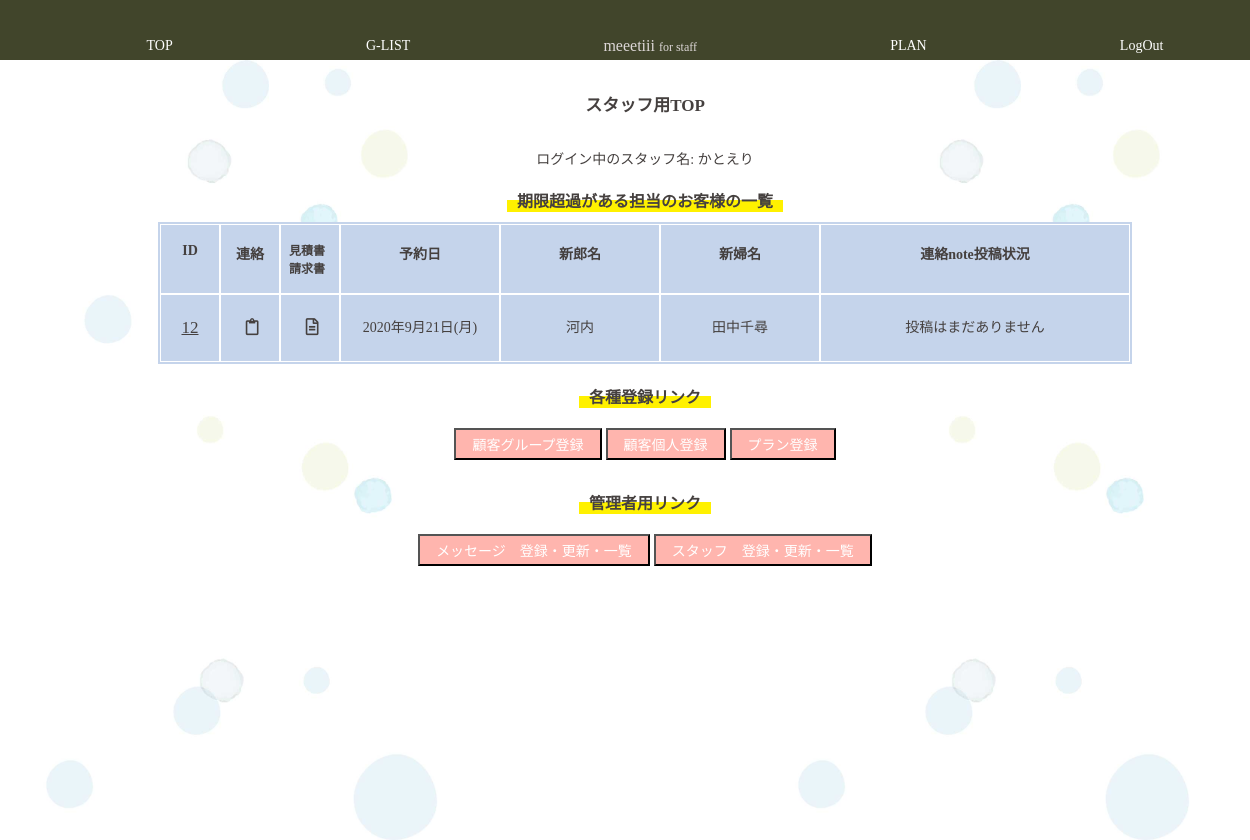
/staff/staff_top.php (signed in), run on the app's committed database.
### tables this page shows
CREATE TABLE `customers` (
  `c_id` varchar(32) NOT NULL,
  `c_group_id` int(11) NOT NULL,
  `c_name` varchar(32) NOT NULL,
  `c_pass` varchar(64) NOT NULL,
  `c_mail` varchar(64) NOT NULL,
  `c_tell` varchar(11) NOT NULL,
  `c_zip` char(7) NOT NULL,
  `c_address` varchar(64) NOT NULL,
  `c_gender` tinyint(1) NOT NULL,
  `c_myphoto` tinyint(1) NOT NULL DEFAULT 0
);

CREATE TABLE `c_groups` (
  `c_group_id` int(11) NOT NULL,
  `p_id` int(11) NOT NULL,
  `reserve_day` date NOT NULL,
  `reserve_time` time NOT NULL,
  `estimate` tinyint(1) NOT NULL,
  `invoce` tinyint(1) NOT NULL,
  `payment` tinyint(1) NOT NULL,
  `d_product` tinyint(1) NOT NULL,
  `new_zip` char(7) NOT NULL,
  `new_address` varchar(64) NOT NULL,
  `before2days` tinyint(1) NOT NULL DEFAULT 0,
  `make_reh` tinyint(1) NOT NULL DEFAULT 0,
  `cos_fixed` tinyint(1) NOT NULL DEFAULT 0,
  `cos_fitting` tinyint(1) NOT NULL DEFAULT 0,
  `place_fixed` tinyint(1) NOT NULL DEFAULT 0,
  `s_id` varchar(32) NOT NULL,
  `limit_over` tinyint(1) NOT NULL
);

### class/meeting.class.php (called while the page is built, shortened)
<?php
class Meeting{
	public $pdo;
	public function __construct(){
		$host  = "localhost";
		$dbname= "meeting_app";
		$dbuser= "root";
		$dbpass= "";
		$dsn = "mysql:host={$host};dbname={$dbname};charset=utf8";
		$this->pdo = new PDO($dsn,$dbuser,$dbpass);
	}
	public function getStaffById($s_id){
		$sql = "SELECT * FROM staff WHERE s_id=:s_id";
		$stmt = $this->pdo->prepare($sql);
		$stmt->bindValue(":s_id",$s_id,PDO::PARAM_STR);
		$stmt->execute();
		$row = $stmt->fetch(PDO::FETCH_ASSOC);
		return $row;
	}
	public function getGroomBrideGrouopAllDate() {
		$sql  ="SELECT groom.c_name AS g_name,bride.c_name AS b_name, ";
		$sql .="reserve_day,p_name,c_groups.c_group_id AS group_id,d_product,payment,limit_over ";
		$sql .="FROM customers AS groom,customers AS bride,c_groups,plans ";
		$sql .="WHERE c_groups.c_group_id=groom.c_group_id ";
		$sql .="AND c_groups.c_group_id=bride.c_group_id ";
		$sql .="AND c_groups.p_id=plans.p_id ";
		$sql .="AND groom.c_gender=0 AND bride.c_gender=1 ";
		$sql .="ORDER BY reserve_day";
		$row = $this->pdo->query($sql);
		return $row;
	}
	public function getLimitOverBySId($s_id){
	 $sql  ="SELECT c_group_id FROM c_groups WHERE s_id=:s_id AND limit_over=1";
	 $stmt = $this->pdo->prepare($sql);
	 $stmt ->bindValue(":s_id",$s_id,PDO::PARAM_STR);
	 $stmt ->execute();
	 $rows =  $stmt->fetch(PDO::FETCH_ASSOC);
	 return $rows;
	}
}
?>

### staff/staff_top.php (the view, shortened to what this page needs)
<?php
function h($str) {
	return htmlspecialchars($str,ENT_QUOTES);
}
require_once("../class/meeting.class.php");
$obj =new Meeting();
$groups=$obj->getLimitOverBySId($_SESSION["s_id"]);
$rows =$obj->getGroomBrideGrouopAllDate();
$staff=$obj->getStaffById($_SESSION["s_id"]);
?>
<?php require_once("header_for_staff.php"); ?>
		<main>
			<h1>スタッフ用TOP</h1>
			<section>
			<p>ログイン中のスタッフ名: <?php echo h($_SESSION["s_name"]);?></p>
			<?php if(!empty($groups)): ?>
			</section>
			<section>
			<h2>期限超過がある担当のお客様の一覧</h2><br>
				<div id="mainView" class="table-scroll">
					<table class="list c_gropup_list c_list">
					<tr class="c_group_list_head">
						<th class="list_id_num"><p>ID</p></th><th class="list_id_num"><p>連絡</p></th><th class="list_id_num"><p class="font_mini">見積書<br>請求書</p></th>
						<th class="list_r_day"><p>予約日</p></th><th class="list_c_name"><p>新郎名</p></th><th class="list_c_name"><p>新婦名</p></th>
						<th class="list_board_notice"><p>連絡note投稿状況</p></th>
					</tr>
					<?php while($row=$rows->fetch(PDO::FETCH_ASSOC)): ?>
					<?php if(!empty($groups) && $row["limit_over"]==1 && $row["group_id"]==$groups["c_group_id"]): ?>
					<tr>
						<td class="list_id_num c_group_list_head"><p><a href="c_group_each.php?group_id=<?php echo $row["group_id"];?>" ><?php echo $row["group_id"];?></a></p></td>
						<td class="list_id_num"><p><a href="../customer/c_board.php?group_id=<?php echo $row["group_id"];?>"><i class="far fa-clipboard"></i></a></p></td>
						<td class="list_id_num"><p><a href="../customer/c_paymentdata.php?group_id=<?php echo $row["group_id"];?>"><i class="far fa-file-alt"></i></a></p></td>
						<td class="list_r_day"><p><?php
							$reserve_day = $row["reserve_day"];
							$week = ["日","月","火","水","木","金","土"];
							$hi = date('w', strtotime($reserve_day));
							$youbi = $week[$hi];
							$rd =  date('Y年n月j日', strtotime($reserve_day))."(".$youbi.")";
							echo h($rd);
						?></p></td>
						<td class="list_c_name"><p><?php echo h($row["g_name"]); ?></p></td>
						<td class="list_c_name"><p><?php echo h($row["b_name"]); ?></p></td>
						<td class="list_board_notice">
							<?php $b_data = $obj->getBoardNewCreatedDate($row["group_id"]); ?>
							<?php if(!empty($b_data)): ?>
							<p><a href="../customer/c_board.php?group_id=<?php echo $row["group_id"];?>">date:
							<?php echo date("Y/m/d H:i",strtotime($b_data["created"]))."&nbsp&nbsp"; ?>
							name:<?php
							$c_data = $obj->getGroomBrideGrouopByGId($row["group_id"]);
							if($b_data["submit_member_id"]== $c_data["g_id"]){
								echo h($c_data["g_name"]);
							}else if($b_data["submit_member_id"]== $c_data["b_id"]){
								echo h($c_data["b_name"]);
							}else{
								$s_id=$b_data["submit_member_id"];
								$staff_data=$obj->getStaffById($s_id);
								echo "スタッフ：".h($staff_data["s_name"]);
							}
							;?></a><p>
							<?php elseif(empty($b_data)): ?>
							<p>投稿はまだありません</p>
							<?php endif; ?>
						</td>
					</tr>
					<?php endif; ?>
					<?php endwhile; ?>
				</table>
			</div>
			<?php endif; ?>
			</section>
			<section>
				<h2>各種登録リンク</h2>
				<div>
				<button class="update_btn"><a href="c_group_id_add.php">顧客グループ登録</a></button>
				<button class="update_btn"><a href="c_add.php">顧客個人登録</a></button>
				<button class="update_btn"><a href="plan_add.php">プラン登録</a></button>
				</div>
			</section>
			<?php if($staff["role"]==1): ?>
			<section>
				<h2>管理者用リンク</h2>
				<div>
				<button class="update_btn"><a href="message_list.php">メッセージ　登録・更新・一覧</a></button>
				<button class="update_btn"><a href="staff_add.php">スタッフ　登録・更新・一覧<a></button>
				</div>
			</section>
			<?php endif; ?>
		</main>
<?php require_once("footer_for_staffpage.php"); ?>

### css/style.css (style rules this page uses)
* { //border:1px red solid; }
html, body { height: 100%; }
body { width:100%; margin:auto; color: #45403f; font-family: 'Noto Serif JP', serif; }
main { width:100%; padding:20px; margin:auto; margin-bottom:60px; text-align:center; padding-top:80px; background: url(../image/demo.jpg) center top; background-size: contain; height: calc(100% - 60px); }
section { max-width:100%; margin:20px auto; }
h2 { font-size:clamp(14px,3.6vw,16px); display:inline-block; background: linear-gradient(transparent 50%, #fff100 0%); padding-left:10px; padding-right:10px; margin-bottom:10px; margin-top:20px; }
div>h2, section>h2 { margin-top:0; }
p, input { font-size:14px; }
a { font-size:12px; text-decoration:none; color: #45403f; display:block; }
i { margin-left:6px; margin-right:2px; }
h1 { font-size:17px; display:inline-block; text-align:center; }
table { width:100%; max-width:100%; margin-bottom:20px; box-sizing:border-box; }
table tr { max-width:100%; display:flex; flex-direction:column; }
table tr th { text-align:left; }
tr th,tr td { padding:4px 0; }
table.list tr, table.p_list tr { display:flex; flex-direction:row; }
table.list th { border:solid 1px white; padding:4px; }
table.list td { border:dotted 1px white; padding:4px; line-height:30px; }
table.list td a { height:30px; }
table.c_list tr { display:flex; flex-direction:row; max-width:100%; background-color:#c5d4eb; }
table.c_list tr th, table.c_list tr td { border:white solid 1px; }
.table-scroll { overflow: auto; white-space: nowrap; }
table.c_gropup_list { margin-bottom:0; }
.list_id_num a { text-decoration:underline; font-size:17px; }
.list_id_num { width:clamp(16px,10vw,50px); }
table.c_gropup_list { background-color:#c5d4eb; }
table.c_gropup_list .list_id_num { width:50px; }
.list_p_btn, .list_r_day, .list_c_name { width:150px; }
table.c_gropup_list .list_p_name, table.c_gropup_list .list_board_notice { width:300px; }
button { margin-top:10px; margin-bottom:10px; }
.pay_btn, .update_btn, .update_link, .update_link_mini, .add_link, .logout_link { background-color:#ffb5ae; padding:4px 10px; }
.pay_btn a, .update_btn a, .update_link a, .add_link a, .logout_link a { text-decoration:none; padding:0 6px; color:white; font-size:clamp(12px,10px + .7vw,14px); }
.c_group_list_head th, td.c_group_list_head, .p_list th { text-align:center; }
.c_update_table, .c_g_check, .c_top, .login_table, .p_list, .list, .staff_add_table, .staff_update_table, .c_add_table, .c_group_add_table, .plan_add_table, .p_update_table, .c_group_each_table, .c_group_each_mg_table, .c_group_update_table { margin:auto; width: clamp(220px,80vw,600px); margin-bottom:20px; }
.font_mini { font-size:12px; margin-left:4px; text-align:left; }

### data on the page
customers: c_group.c_group_id "12", c_group.reserve_day "2020年9月21日(月)", c_name "河内", customers.c_name "田中千尋"

### other printed values
$_SESSION["s_name"] "かとえり"
